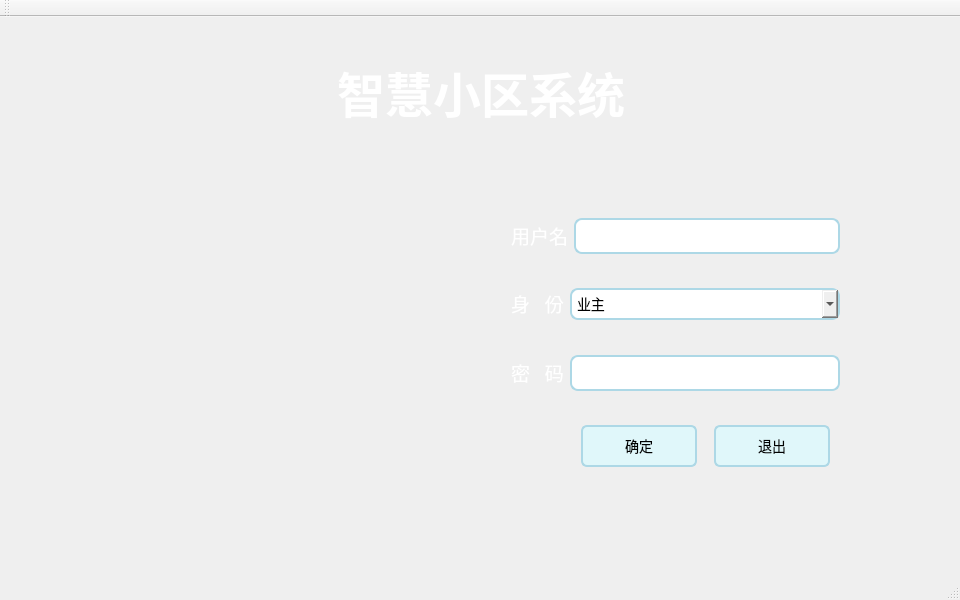
<?xml version="1.0" encoding="UTF-8"?>
<ui version="4.0">
 <class>Login</class>
 <widget class="QMainWindow" name="Login">
  <property name="windowModality">
   <enum>Qt::WindowModality::NonModal</enum>
  </property>
  <property name="geometry">
   <rect>
    <x>0</x>
    <y>0</y>
    <width>960</width>
    <height>600</height>
   </rect>
  </property>
  <property name="windowTitle">
   <string>Login</string>
  </property>
  <property name="windowIcon">
   <iconset>
    <normaloff>:/5829626f49b4ce4953e503d8dc6e350.png</normaloff>:/5829626f49b4ce4953e503d8dc6e350.png</iconset>
  </property>
  <property name="styleSheet">
   <string notr="true">/* 全局样式设置 */
QMainWindow {
    min-width: 960px;   /* 最小宽度 */
    max-width: 960px;   /* 最大宽度 */
    min-height: 600px;   /* 最小高度 */
    max-height: 600px;   /* 最大高度 */
}

/* 文本框样式 */
QLineEdit,
QComboBox,
QTextEdit {
    border: 2px solid #add8e6;
    border-radius: 8px;
    padding: 5px;
    font-size: 14px;
}

/* 按钮样式 */
QPushButton {
    background-color: #e0f7fa;
    border: 2px solid #add8e6;
    border-radius: 6px;
    padding: 8px 16px;
    font-size: 14px;
    min-width: 80px;
}

/* 按钮状态效果 */
QPushButton:hover { background-color: #b2ebf2; }
QPushButton:pressed { background-color: #80deea; border-style: inset; }
QPushButton:disabled { background-color: #f0f0f0; border-color: #cccccc; color: #888888; }</string>
  </property>
  <widget class="QWidget" name="centralWidget">
   <property name="styleSheet">
    <string notr="true">#centralWidget{border-image: url(:/e667ee29dffbba8299af30a07d88bd4.jpg);}
#label2{border-image: url(:/5829626f49b4ce4953e503d8dc6e350);}
#label3{border-image: url(:5829626f49b4ce4953e503d8dc6e350);}
</string>
   </property>
   <widget class="QWidget" name="layoutWidget">
    <property name="geometry">
     <rect>
      <x>500</x>
      <y>190</y>
      <width>351</width>
      <height>271</height>
     </rect>
    </property>
    <layout class="QVBoxLayout" name="verticalLayout">
     <item>
      <layout class="QHBoxLayout" name="horizontalLayout_2">
       <item>
        <widget class="QLabel" name="label_2">
         <property name="sizePolicy">
          <sizepolicy hsizetype="Preferred" vsizetype="Expanding">
           <horstretch>0</horstretch>
           <verstretch>0</verstretch>
          </sizepolicy>
         </property>
         <property name="maximumSize">
          <size>
           <width>200</width>
           <height>25</height>
          </size>
         </property>
         <property name="font">
          <font>
           <family>微软雅黑</family>
           <pointsize>14</pointsize>
           <italic>false</italic>
           <bold>false</bold>
          </font>
         </property>
         <property name="styleSheet">
          <string notr="true">font: 400 14pt &quot;微软雅黑&quot;;
color: rgb(255, 255, 255);



</string>
         </property>
         <property name="text">
          <string>用户名</string>
         </property>
        </widget>
       </item>
       <item>
        <widget class="QLineEdit" name="lineEdit_username">
         <property name="sizePolicy">
          <sizepolicy hsizetype="Expanding" vsizetype="Expanding">
           <horstretch>0</horstretch>
           <verstretch>0</verstretch>
          </sizepolicy>
         </property>
         <property name="maximumSize">
          <size>
           <width>800</width>
           <height>800</height>
          </size>
         </property>
         <property name="font">
          <font>
           <family>微软雅黑</family>
           <pointsize>-1</pointsize>
          </font>
         </property>
        </widget>
       </item>
      </layout>
     </item>
     <item>
      <spacer name="verticalSpacer_6">
       <property name="orientation">
        <enum>Qt::Orientation::Vertical</enum>
       </property>
       <property name="sizeHint" stdset="0">
        <size>
         <width>20</width>
         <height>40</height>
        </size>
       </property>
      </spacer>
     </item>
     <item>
      <layout class="QHBoxLayout" name="horizontalLayout_4">
       <item>
        <widget class="QLabel" name="label_4">
         <property name="sizePolicy">
          <sizepolicy hsizetype="Preferred" vsizetype="Expanding">
           <horstretch>0</horstretch>
           <verstretch>0</verstretch>
          </sizepolicy>
         </property>
         <property name="maximumSize">
          <size>
           <width>200</width>
           <height>25</height>
          </size>
         </property>
         <property name="font">
          <font>
           <family>微软雅黑</family>
           <pointsize>14</pointsize>
           <italic>false</italic>
           <bold>false</bold>
          </font>
         </property>
         <property name="styleSheet">
          <string notr="true">font: 400 14pt &quot;微软雅黑&quot;;
color: rgb(255, 255, 255);
</string>
         </property>
         <property name="text">
          <string>身   份</string>
         </property>
        </widget>
       </item>
       <item>
        <widget class="QComboBox" name="comboBox">
         <property name="sizePolicy">
          <sizepolicy hsizetype="Expanding" vsizetype="Expanding">
           <horstretch>0</horstretch>
           <verstretch>0</verstretch>
          </sizepolicy>
         </property>
         <property name="maximumSize">
          <size>
           <width>800</width>
           <height>800</height>
          </size>
         </property>
         <property name="styleSheet">
          <string notr="true">font: 75 14pt &quot;微软雅黑&quot;;
color: rgb(0, 0, 0);
</string>
         </property>
         <item>
          <property name="text">
           <string>业主</string>
          </property>
         </item>
         <item>
          <property name="text">
           <string>物业管理人员</string>
          </property>
         </item>
         <item>
          <property name="text">
           <string>物业工作人员</string>
          </property>
         </item>
        </widget>
       </item>
      </layout>
     </item>
     <item>
      <spacer name="verticalSpacer">
       <property name="orientation">
        <enum>Qt::Orientation::Vertical</enum>
       </property>
       <property name="sizeHint" stdset="0">
        <size>
         <width>20</width>
         <height>40</height>
        </size>
       </property>
      </spacer>
     </item>
     <item>
      <layout class="QHBoxLayout" name="horizontalLayout">
       <item>
        <widget class="QLabel" name="label_3">
         <property name="sizePolicy">
          <sizepolicy hsizetype="Preferred" vsizetype="Expanding">
           <horstretch>0</horstretch>
           <verstretch>0</verstretch>
          </sizepolicy>
         </property>
         <property name="maximumSize">
          <size>
           <width>200</width>
           <height>25</height>
          </size>
         </property>
         <property name="font">
          <font>
           <family>微软雅黑</family>
           <pointsize>14</pointsize>
           <italic>false</italic>
           <bold>false</bold>
          </font>
         </property>
         <property name="styleSheet">
          <string notr="true">font: 400 14pt &quot;微软雅黑&quot;;
color: rgb(255, 255, 255);
</string>
         </property>
         <property name="text">
          <string>密   码</string>
         </property>
        </widget>
       </item>
       <item>
        <widget class="QLineEdit" name="lineEdit_password">
         <property name="sizePolicy">
          <sizepolicy hsizetype="Expanding" vsizetype="Expanding">
           <horstretch>0</horstretch>
           <verstretch>0</verstretch>
          </sizepolicy>
         </property>
         <property name="maximumSize">
          <size>
           <width>800</width>
           <height>800</height>
          </size>
         </property>
         <property name="font">
          <font>
           <family>微软雅黑</family>
           <pointsize>-1</pointsize>
          </font>
         </property>
         <property name="echoMode">
          <enum>QLineEdit::EchoMode::Password</enum>
         </property>
        </widget>
       </item>
      </layout>
     </item>
     <item>
      <spacer name="verticalSpacer_3">
       <property name="orientation">
        <enum>Qt::Orientation::Vertical</enum>
       </property>
       <property name="sizeHint" stdset="0">
        <size>
         <width>20</width>
         <height>40</height>
        </size>
       </property>
      </spacer>
     </item>
     <item>
      <layout class="QHBoxLayout" name="horizontalLayout_3">
       <property name="leftMargin">
        <number>60</number>
       </property>
       <property name="rightMargin">
        <number>0</number>
       </property>
       <property name="bottomMargin">
        <number>0</number>
       </property>
       <item>
        <spacer name="horizontalSpacer_3">
         <property name="orientation">
          <enum>Qt::Orientation::Horizontal</enum>
         </property>
         <property name="sizeHint" stdset="0">
          <size>
           <width>40</width>
           <height>20</height>
          </size>
         </property>
        </spacer>
       </item>
       <item>
        <widget class="QPushButton" name="Confirm_Button">
         <property name="sizePolicy">
          <sizepolicy hsizetype="Expanding" vsizetype="Fixed">
           <horstretch>0</horstretch>
           <verstretch>0</verstretch>
          </sizepolicy>
         </property>
         <property name="minimumSize">
          <size>
           <width>116</width>
           <height>0</height>
          </size>
         </property>
         <property name="maximumSize">
          <size>
           <width>300</width>
           <height>16777215</height>
          </size>
         </property>
         <property name="font">
          <font>
           <family>微软雅黑</family>
           <pointsize>-1</pointsize>
          </font>
         </property>
         <property name="text">
          <string>确定</string>
         </property>
        </widget>
       </item>
       <item>
        <spacer name="horizontalSpacer_5">
         <property name="orientation">
          <enum>Qt::Orientation::Horizontal</enum>
         </property>
         <property name="sizeHint" stdset="0">
          <size>
           <width>40</width>
           <height>20</height>
          </size>
         </property>
        </spacer>
       </item>
       <item>
        <widget class="QPushButton" name="Exit_Button">
         <property name="sizePolicy">
          <sizepolicy hsizetype="Expanding" vsizetype="Fixed">
           <horstretch>0</horstretch>
           <verstretch>0</verstretch>
          </sizepolicy>
         </property>
         <property name="minimumSize">
          <size>
           <width>116</width>
           <height>0</height>
          </size>
         </property>
         <property name="maximumSize">
          <size>
           <width>300</width>
           <height>16777215</height>
          </size>
         </property>
         <property name="font">
          <font>
           <family>微软雅黑</family>
           <pointsize>-1</pointsize>
           <bold>false</bold>
          </font>
         </property>
         <property name="text">
          <string>退出</string>
         </property>
        </widget>
       </item>
       <item>
        <spacer name="horizontalSpacer_4">
         <property name="orientation">
          <enum>Qt::Orientation::Horizontal</enum>
         </property>
         <property name="sizeHint" stdset="0">
          <size>
           <width>40</width>
           <height>20</height>
          </size>
         </property>
        </spacer>
       </item>
      </layout>
     </item>
    </layout>
   </widget>
   <widget class="QWidget" name="layoutWidget">
    <property name="geometry">
     <rect>
      <x>0</x>
      <y>20</y>
      <width>961</width>
      <height>111</height>
     </rect>
    </property>
    <layout class="QHBoxLayout" name="horizontalLayout_5">
     <item>
      <spacer name="horizontalSpacer">
       <property name="orientation">
        <enum>Qt::Orientation::Horizontal</enum>
       </property>
       <property name="sizeHint" stdset="0">
        <size>
         <width>40</width>
         <height>20</height>
        </size>
       </property>
      </spacer>
     </item>
     <item>
      <widget class="QLabel" name="label">
       <property name="font">
        <font>
         <family>Agency FB</family>
         <pointsize>36</pointsize>
         <bold>true</bold>
        </font>
       </property>
       <property name="styleSheet">
        <string notr="true">color: rgb(255, 255, 255);</string>
       </property>
       <property name="text">
        <string>智慧小区系统</string>
       </property>
       <property name="alignment">
        <set>Qt::AlignmentFlag::AlignCenter</set>
       </property>
      </widget>
     </item>
     <item>
      <spacer name="horizontalSpacer_2">
       <property name="orientation">
        <enum>Qt::Orientation::Horizontal</enum>
       </property>
       <property name="sizeHint" stdset="0">
        <size>
         <width>40</width>
         <height>20</height>
        </size>
       </property>
      </spacer>
     </item>
    </layout>
   </widget>
  </widget>
  <widget class="QMenuBar" name="menuBar">
   <property name="geometry">
    <rect>
     <x>0</x>
     <y>0</y>
     <width>960</width>
     <height>18</height>
    </rect>
   </property>
  </widget>
  <widget class="QToolBar" name="mainToolBar">
   <attribute name="toolBarArea">
    <enum>TopToolBarArea</enum>
   </attribute>
   <attribute name="toolBarBreak">
    <bool>false</bool>
   </attribute>
  </widget>
  <widget class="QStatusBar" name="statusBar"/>
 </widget>
 <layoutdefault spacing="6" margin="11"/>
 <resources/>
 <connections>
  <connection>
   <sender>Exit_Button</sender>
   <signal>clicked()</signal>
   <receiver>Login</receiver>
   <slot>close()</slot>
   <hints>
    <hint type="sourcelabel">
     <x>417</x>
     <y>375</y>
    </hint>
    <hint type="destinationlabel">
     <x>352</x>
     <y>394</y>
    </hint>
   </hints>
  </connection>
 </connections>
</ui>
